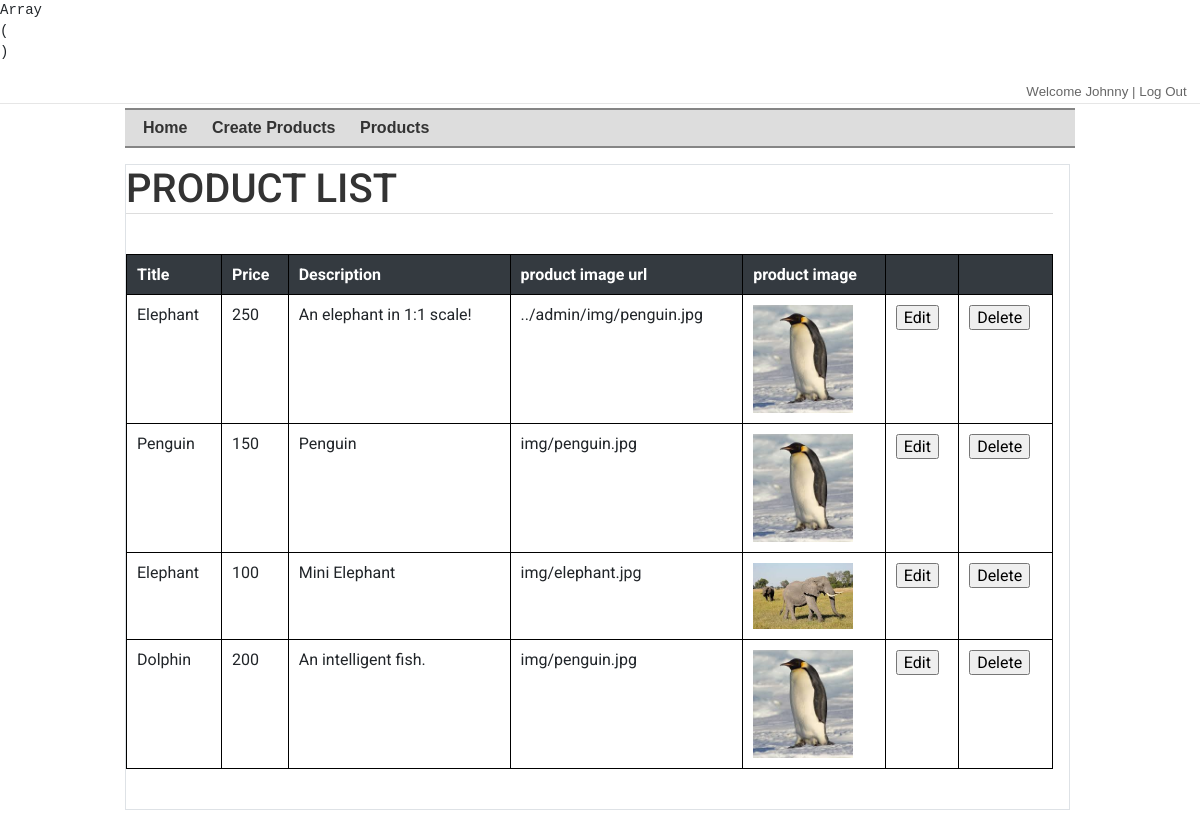
/admin/products.php (signed in), run on the app's committed database.
### tables this page shows
CREATE TABLE `products` (
  `id` int(9) NOT NULL,
  `title` varchar(90) NOT NULL,
  `description` text NOT NULL,
  `price` int(9) NOT NULL,
  `img_url` varchar(255) DEFAULT NULL
);

### src/app/products_functions.php (called while the page is built, shortened)
<?php
function fetchAllProducts() {
	global $dbconnect;
	try {
		$query = "SELECT * FROM products;";
		$stmt = $dbconnect->query($query);
		$products = $stmt->fetchAll();
	} catch (\PDOException $e) {
		throw new \PDOException($e->getMessage(), (int) $e->getCode());
	}
	return $products;
}
?>

### public/admin/products.php (the view, shortened to what this page needs)
<?php
$products = fetchAllProducts();
?>
<?php include('layout/header.php'); ?>
<div id="content">
  <article class="border">
    <h1>Product List</h1>
    <table id="product_table" class="table">
		<thead class="thead-dark">
			<tr>
				<th scope="col">Title</th>
				<th scope="col">Price</th>
				<th scope="col">Description</th>
				<th scope="col">product image url</th>
				<th scope="col">product image</th>
				<th scope="col"></th>
				<th scope="col"></th>
			</tr>
	  </thead>
		<tbody>
			<?php foreach ($products as $key => $product) { ?>
				<tr>
					<td><?=htmlentities($product['title'])?></td>
					<td><?=htmlentities($product['price'])?></td>
					<td><?=htmlentities($product['description'])?></td>
					<td><?=htmlentities($product['img_url'])?></td>
					<td><img src="<?=htmlentities($product['img_url'])?>"></td>
					<td>
						<form action="edit_product.php" method="GET">
							<input type="submit" name="" value="Edit">
						</form>
					</td>
					<td>
						<form action="" method="POST">
							<input type="submit" name="deleteProductBtn" value="Delete">
						</form>
					</td>
				</tr>
			<?php } ?>
		</tbody>
	</table>
  </article>
</div>
<?php include('layout/footer.php'); ?>

### public/admin/css/admin_page.css (style rules this page uses)
table { overflow-x: auto; }

### public/admin/css/products_page.css (style rules this page uses)
#product_table { margin-top: 40px; border-collapse: collapse; margin-bottom: 40px; }
#product_table tr, #product_table td, #product_table th { border: 1px solid black; padding: 10px; }
#product_table tr td img { margin-left: 0 !important; width: 100px !important; }

### public/admin/css/style.css (style rules this page uses)
html,body { margin:0;padding:0; }
html { overflow-y:scroll; }
html { background:#E6E6E6; }
body { background:#fff; }
body { font-family: 'Roboto', sans-serif;color:#333; }
h1 { text-transform:uppercase; }
h1,h2 { border-bottom:1px solid #dddddd; }
img { border:0; margin-left:-25px;margin-bottom:0px; }
header,footer,nav,article,section,aside,figure,figcaption,output { display:block; }
header#top, div#content, footer#bottom { margin:0 auto;width:950px; }
div#content { padding:1em 0 1em 0; }
div#content { overflow:auto; }
.border { padding-right: 1em; margin-right: 5px; border-right: 1px solid #ddd; }

### data on the page
products: title "Elephant", price "250", description "An elephant in 1:1 scale!", img_url "../admin/img/penguin.jpg", img_url (picture)
products: title "Penguin", price "150", description "Penguin", img_url "img/penguin.jpg", img_url (picture)
products: title "Elephant", price "100", description "Mini Elephant", img_url "img/elephant.jpg", img_url (picture)
products: title "Dolphin", price "200", description "An intelligent fish.", img_url "img/penguin.jpg", img_url (picture)

### other printed values
$displayUsername "Johnny"
